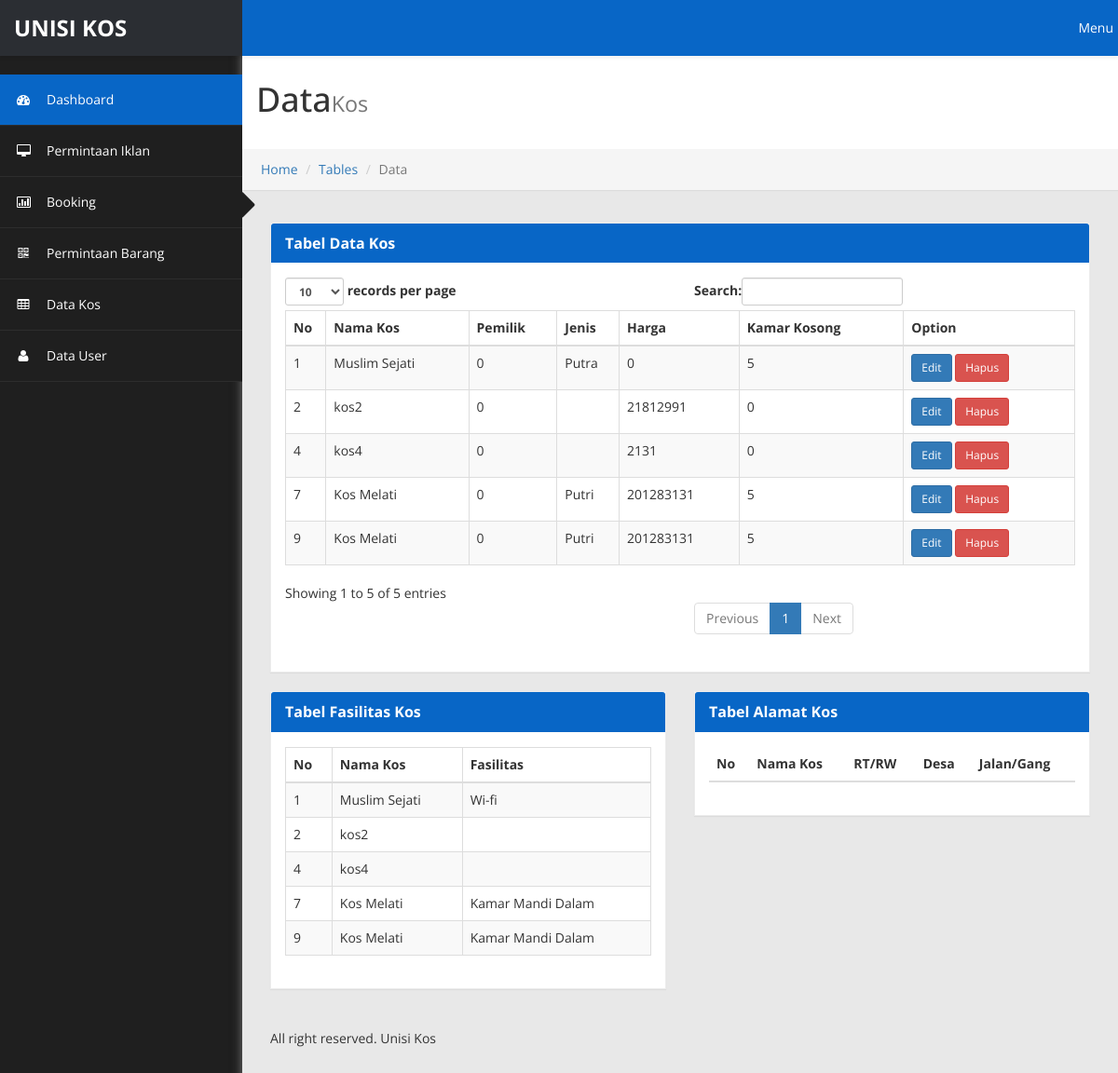
The page /index.php/admin/data_kos on the database its author committed.
### tables this page shows
CREATE TABLE `data_kos` (
  `id_kos` int(11) NOT NULL,
  `nama_kos` varchar(20) NOT NULL,
  `id_pemilik` int(11) NOT NULL,
  `jenis` varchar(20) NOT NULL,
  `alamat` varchar(50) NOT NULL,
  `foto` varchar(50) NOT NULL,
  `harga` int(11) NOT NULL,
  `fasilitas` varchar(500) NOT NULL,
  `kamar_kosong` int(11) NOT NULL,
  `keterangan` varchar(100) NOT NULL
);

### application/controllers/admin/Data_kos.php (called while the page is built, shortened)
<?php
class Data_kos extends CI_Controller {
	function __construct(){
		$this->load->model('m_data_kos', 'm');
	}
	function index() {
		$data['kos'] = $this->m->getDataKos();
		$this->load->view('admin/v_data_kos', $data);
	}
}
?>

### index.php (called while the page is built, shortened)
<?php
require_once BASEPATH.'core/CodeIgniter.php';

### application/models/M_data_kos.php (called while the page is built, shortened)
<?php
class M_data_kos extends CI_Model {
	public function getDataKos(){
		$this->db->order_by('id_kos');
		$query = $this->db->get('data_kos');
		if($query->num_rows() > 0){
			return $query->result();
		}else{
			return false;
		}
	}
}
?>

### application/views/admin/v_data_kos.php (the view, shortened to what this page needs)
<!DOCTYPE html>
<html xmlns="http://www.w3.org/1999/xhtml">
<head>
    <link href="<?php echo base_url();?>assets/css/bootstrap.css" rel="stylesheet">
    <link href="<?php echo base_url();?>assets/css/font-awesome.css" rel="stylesheet">
    <link href="<?php echo base_url();?>assets/js/morris/morris-0.4.3.min.css" rel="stylesheet">
    <link href="<?php echo base_url();?>assets/css/custom-styles.css" rel="stylesheet">
    <link rel="stylesheet" href="<?php echo base_url();?>assets/js/Lightweight-Chart/cssCharts.css">
</head>
<body>
    <div id="wrapper">
        <?php
        include 'menuatas.php';
        include 'menusamping.php';
        ?>
        <div id="page-wrapper" >
		  <div class="header">
                        <h1 class="page-header">
                            Data<small>Kos</small>
                        </h1>
						<ol class="breadcrumb">
					  <li><a href="#">Home</a></li>
					  <li><a href="#">Tables</a></li>
					  <li class="active">Data</li>
					</ol>
		</div>
            <div id="page-inner">
            <div class="row">
                <div class="col-md-12">
                    <div class="panel panel-default">
                        <div class="panel-heading">
                             Tabel Data Kos
                        </div>
                        <div class="panel-body">
                            <div class="table-responsive">
                                <table class="table table-striped table-bordered table-hover" id="dataTables-example">
                                    <thead>
                                        <tr>
                                            <th>No</th>
                                            <th>Nama Kos</th>
                                            <th>Pemilik</th>
                                            <th>Jenis</th>
                                            <th>Harga</th>
                                            <th>Kamar Kosong</th>
                                            <th>Option</th>
                                        </tr>
                                    </thead>
                                    <tbody>
                                    <?php
                                    if($kos) {
                                        foreach ($kos as $koss) {
                                            ?><tr><td>
                                                <?php echo $koss->id_kos ?>
                                            </td><td>
                                                <?php echo $koss->nama_kos ?>
                                            </td><td>
                                                <?php echo $koss->id_pemilik ?>
                                            </td>
                                            <td>
                                                <?php echo $koss->jenis ?>
                                            </td>
                                            <td>
                                                <?php echo $koss->harga ?>
                                            </td>
                                            <td>
                                                <?php echo $koss->kamar_kosong ?>
                                            </td>
                                            <td><a href="<?php echo base_url('admin/data_kos/edit/'.$koss->id_kos); ?>" class="btn btn-primary btn-sm">Edit</a>
                                            <a href="<?php echo base_url('admin/data_kos/hapus/'.$koss->id_kos); ?>"  class="btn btn-danger btn-sm">Hapus</a></td></tr>
                                            <?php
                                        }
                                    }
                                    ?>
                                    </tbody>
                                </table>
                            </div>
                        </div>
                    </div>
                </div>
            </div>
            <div class="row">
                <div class="col-md-6">
                    <div class="panel panel-default">
                        <div class="panel-heading">
                            Tabel Fasilitas Kos
                        </div>
                        <div class="panel-body">
                            <div class="table-responsive">
                                <table class="table table-striped table-bordered table-hover">
                                    <thead>
                                        <tr>
                                            <th>No</th>
                                            <th>Nama Kos</th>
                                            <th>Fasilitas</th>
                                        </tr>
                                    </thead>
                                    <tbody>
                                     <?php
                                    if($kos) {
                                        foreach ($kos as $koss) {
                                            ?><tr><td>
                                                <?php echo $koss->id_kos ?>
                                            </td><td>
                                                <?php echo $koss->nama_kos ?>
                                            </td><td>
                                            <?php echo $koss->fasilitas ?>
                                            </td></tr>
                                            <?php
                                        }
                                    }
                                    ?>
                                    </tbody>
                                </table>
                            </div>
                        </div>
                    </div>
                </div>
                <div class="col-md-6">
                    <div class="panel panel-default">
                        <div class="panel-heading">
                            Tabel Alamat Kos
                        </div>
                        <div class="panel-body">
                            <div class="table-responsive">
                                <table class="table">
                                    <thead>
                                        <tr>
                                            <th>No</th>
                                            <th>Nama Kos</th>
                                            <th>RT/RW</th>
                                            <th>Desa</th>
                                            <th>Jalan/Gang</th>
                                        </tr>
                                    </thead>
                                </table>
                            </div>
                        </div>
                    </div>
                </div>
        </div>
               <footer><p>All right reserved. Unisi Kos </p></footer>
    </div>
            </div>
</body>
</html>

### application/views/admin/menuatas.php (shortened to what this page needs)
<link href="<?php echo base_url();?>assets/css/font-awesome.css" rel="stylesheet">
<nav class="navbar navbar-default top-navbar" role="navigation">
            <div class="navbar-header">
                <a class="navbar-brand" href="<?php echo base_url();?>beranda"><strong>UNISI KOS</strong></a>
            </div>
            <ul class="nav navbar-top-links navbar-right">
                <li class="dropdown">
                    <a class="dropdown-toggle" data-toggle="dropdown" href="#" aria-expanded="false">
                    Menu
                    </a>
                </li>
            </ul>
        </nav>

### application/views/admin/menusamping.php
    <link href="<?php echo base_url();?>assets/css/font-awesome.css" rel="stylesheet">
<nav class="navbar-default navbar-side" role="navigation">
		<div id="sideNav" href=""><i class="fa fa-caret-right"></i></div>
            <div class="sidebar-collapse">
                <ul class="nav" id="main-menu">
                    <li>
                        <a class="active-menu" href="<?php echo base_url();?>admin/dashboard"><i class="fa fa-dashboard"></i>Dashboard</a>
                    </li>
                    <li>
                        <a href='<?php echo base_url();?>admin/permintaan_iklan'><i class="fa fa-desktop"></i>Permintaan Iklan</a>
                    </li>
					<li>
                        <a href='<?php echo base_url();?>admin/booking'><i class="fa fa-bar-chart-o"></i>Booking</a>
                    </li>
                    <li>
                        <a href='<?php echo base_url();?>admin/permintaan_barang'><i class="fa fa-qrcode"></i>Permintaan Barang</a>
                    </li>
                    <li>
                        <a href='<?php echo base_url();?>admin/data_kos'><i class="fa fa-table"></i>Data Kos</a>
                    </li>
                    <li>
                        <a href='<?php echo base_url();?>admin/data_user'><i class="fa fa-user"></i>Data User </a>
                    </li>
                </ul>
            </div>
        </nav>

### assets/css/custom-styles.css (style rules this page uses)
body { font-family: 'Open Sans', sans-serif; background: #1F1F1F; }
#wrapper { width: 100%; }
#page-wrapper { padding: 15px 15px; min-height: 600px; background: #E8E8E8; }
#page-inner { width:100%; margin:10px 20px 10px 0px; background-color:transparent; padding: 15px 30px; min-height:1200px; }
h1, .h1, h2, .h2, h3, .h3 { margin-top: 7px; margin-bottom: -5px; }
p { font-size:16px; line-height:25px; padding-top:20px; }
.navbar-side { z-index: 0; }
.panel { border-radius:0px; }
.navbar-side .nav > li > a > i { color: #FFFFFF; padding: 8px; width: 30px; text-align: center; }
.top-navbar { position: fixed; width: 100%; z-index: 300; -webkit-box-shadow: 0 3px 3px rgba(0, 0, 0, 0.05); -moz-box-shadow: 0 3px 3px rgba(0, 0, 0, 0.05); box-shadow: 0 3px 3px rgba(0, 0, 0, 0.05); }
.navbar-side { z-index: 1; position: fixed; width: 260px; top: 80px; }
#page-wrapper { position: relative; top: 55px; box-shadow: 0 0 10px #757575; -moz-box-shadow: 0 0 10px #757575; -webkit-box-shadow: 0 0 10px #757575; }
.breadcrumb { padding: 12px 10px 12px 20px; margin-bottom: 20px; list-style: none; border-radius: 0; -webkit-box-shadow: 0 1px 1px rgba(0,0,0,.05); box-shadow: 0 1px 1px rgba(0,0,0,.05); }
.page-header { padding-bottom: 9px; margin: 0; border-bottom: 1px solid transparent; text-align: left;background-color: #fff;padding: 32px 22px 32px 15px; }
.panel-default { border-color: #ECECEC; }
.panel-default > .panel-heading { color: #FFF; border-color: #FFF; font-weight:bold; background: #0866C6; font-size: 16px; text-shadow: none; }
.panel-heading { border-bottom: 1px solid transparent; border-top-left-radius: 3px; border-top-right-radius: 3px; }
footer p { font-size: 14px; }
.top-navbar { margin:0px; }
.top-navbar .navbar-brand { color: #fff; width: 260px; text-align: left; height: 60px; font-size: 24px; font-weight: 700; line-height: 30px; background: #0866c6; }
.top-navbar .nav > li { position: relative; display: inline-block; margin: 0px; padding: 0px; }
.top-navbar .nav > li > a { position: relative; display: block; padding: 20px; color: #FFFFFF; margin: 0px; }
.active-menu { background-color: #0866C6 !important; color: #fff !important; }
.active-menu i { color: #fff !important; }
.sidebar-collapse , .sidebar-collapse .nav { background:none; }
.sidebar-collapse .nav { padding:0; }
.sidebar-collapse .nav > li > a { color: #FFFFFF; background:transparent; text-shadow:none; }
.sidebar-collapse > .nav > li > a { padding: 12px 10px; }
.sidebar-collapse > .nav > li { border-bottom: 1px solid rgba(107, 108, 109, 0.19); }
.navbar-side { border:none; background: #1F1F1F; }
.top-navbar { background: #0866c6; border-bottom:none; }
.navbar-default { border:0px solid black; }
.navbar-header { background: transparent; }
.nav > li > a > i { margin-right:10px; color: rgba(255, 255, 255, 0.76); }
#sideNav { position: absolute; right: -12px; z-index: 3; top: 117px; color: #1F1F1F; cursor:pointer; border-radius: 0; width: 14px; font-size: 48px; line-height: 0; }
@media (min-width:768px) { #page-wrapper { margin: 0 0 0 260px; padding: 0; min-height: 1200px; } }
@media (min-width:768px) { .navbar-side { width: 260px; z-index: 1; } }
@media (min-width:768px) { .navbar { border-radius: 0px; } }

### rows shown on the page
data_kos: id_kos "1", nama_kos "Muslim Sejati", id_pemilik "0", jenis "Putra", harga "0", kamar_kosong "5", fasilitas "Wi-fi"
data_kos: id_kos "2", nama_kos "kos2", id_pemilik "0", harga "21812991", kamar_kosong "0"
data_kos: id_kos "4", nama_kos "kos4", id_pemilik "0", harga "2131", kamar_kosong "0"
data_kos: id_kos "7", nama_kos "Kos Melati", id_pemilik "0", jenis "Putri", harga "201283131", kamar_kosong "5", fasilitas "Kamar Mandi Dalam"
data_kos: id_kos "9", nama_kos "Kos Melati", id_pemilik "0", jenis "Putri", harga "201283131", kamar_kosong "5", fasilitas "Kamar Mandi Dalam"
